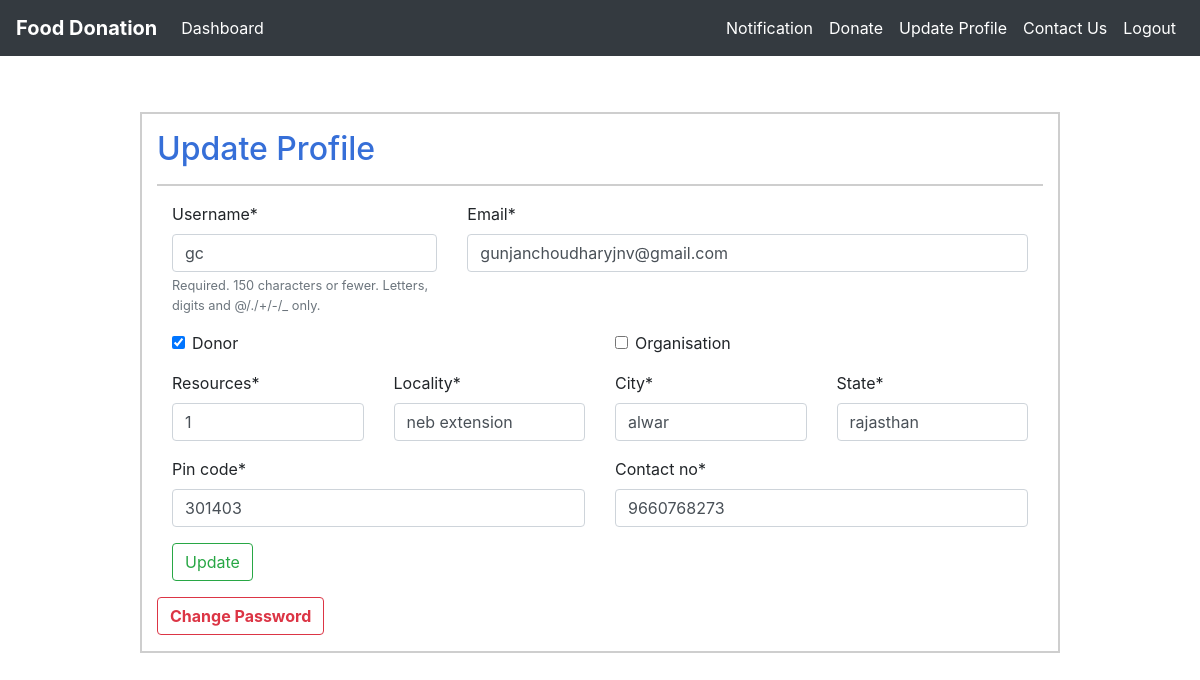
Screenshot of /users/edit/ (signed in) with the database file from the repository.
### customUser/models.py (models this page shows, shortened)
class CustomUser(AbstractUser):
    pin_code = models.IntegerField(null = True)
    contact_no = models.IntegerField(null = True)
    resources = models.IntegerField(null = True) # no. of persons avability/requirement
    locality = models.CharField(max_length = 100)
    city = models.CharField(max_length = 50)
    """CHOICES=[('0','Donor'),
                   ('1','Reciever')]"""
    state = models.CharField(max_length = 50, default = " ")
    donor = models.BooleanField(default = 'False') # 0 - Donor 1 - Reciever
    email = models.EmailField(unique=True)
    organisation = models.BooleanField(default = 'False')

### customUser/views.py (the view)
# urls.py: path('edit/', views.edit_profile, name = 'edit_profile'),
@login_required(login_url="/users/login")
def edit_profile(request):
	if request.method == "POST":
		form = CustomUserChangeForm(request.POST, instance = request.user)
		if form.is_valid():
			form.save()
			return redirect('home')
		else:
			return HttpResponse('something is not right! (look again at the code)')
	elif request.method == "GET":
		form = CustomUserChangeForm(instance = request.user)
		context = {'form' : form }
		return render(request, 'edit_form.html', context)

### customUser/forms.py
class CustomUserChangeForm(UserChangeForm):
    class Meta:
        model = CustomUser
        fields = ('username', 'email', 'donor', 'organisation' ,'resources', 'locality', 'city', 'pin_code', 'state', 'contact_no')

### templates/edit_form.html (shortened to what this page needs)
{% extends 'base.html' %}
{% load crispy_forms_tags %}
{% block navigation %}
		<div class = "nav-item active">
			<a class="nav-link" href="{% url 'notification' %}" >Notification</a>
		</div>
		<div class = "nav-item active">
			<a class="nav-link" href="{% url 'maps' %}" class="nav-link">
				{% if user.donor == True %}  Donate   {% else %}  Request
				{% endif %}
			</a>
			</div>
			<div class = "nav-item active">
					<a href="{% url 'edit_profile' %}" class="nav-link"> Update Profile </a>
			</div>
			<div class = "nav-item active">
				<a href = "{% url 'contact' %}" class = 'nav-link'> Contact Us </a>
			</div>
			<div class = "nav-item active">
				<a href="{% url 'logout' %}" class="nav-link">Logout</a>
			</div>
{% endblock %}
{% block content %}
<div class="container my-2" style="border:2px solid #cecece;">
<h2 class="py-3" style="color: rgb(54, 111, 216); border-bottom:2px solid #cecece;"> Update Profile  </h2>
<div class = "container pt-2">
<form method = "post">
	<div class = "row">
		<div class = "col-4">
			{{ form.username | as_crispy_field }}
		</div>
		<div class = "col">
			{{ form.email | as_crispy_field }}
		</div>
	</div>
	<div class="row">
		<div class = "col">
			{{form.donor | as_crispy_field}}
		</div>
		<div class = "col">
			{{form.organisation | as_crispy_field}}
		</div>
	</div>
	<div class = "row">
		<div class = "col-3">
			{{form.resources | as_crispy_field}}
		</div>
		<div class = "col">
			{{form.locality | as_crispy_field}}
		</div>
		<div class = "col">
			{{form.city | as_crispy_field}}
		</div>
		<div class = "col-3">
			{{ form.state | as_crispy_field}}
		</div>
	</div>
	<div class = "row">
		<div class = "col">
			{{form.pin_code | as_crispy_field}}
		</div>
		<div class = "col">
			{{form.contact_no | as_crispy_field}}
		</div>
	</div>
	<button type = "submit" class = "btn btn-outline-success"> Update </button>
</form>
</div>
<a href="{% url 'password_reset' %}" class="btn btn-outline-danger mb-3"><strong>Change Password</strong></a>
{% endblock %}

### rows the page displays
CustomUser: username "gc", email "gunjanchoudharyjnv@gmail.com", donor "☑", resources "1", locality "neb extension", city "alwar", state "rajasthan", pin_code "301403", contact_no "9660768273"
